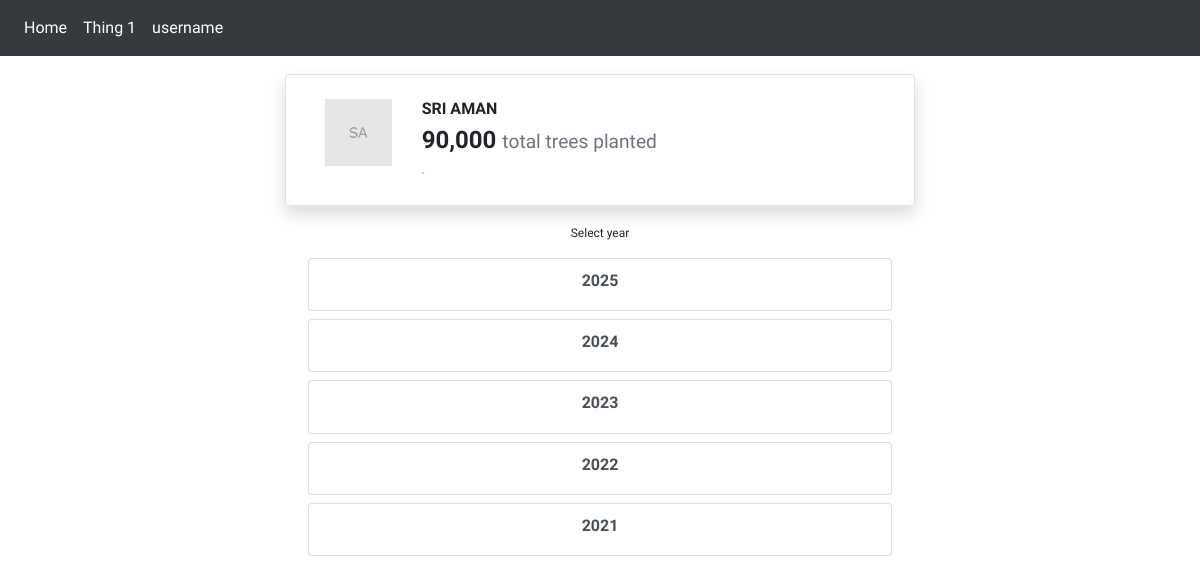
The page /sri_aman_index/ on the database as committed earlier.
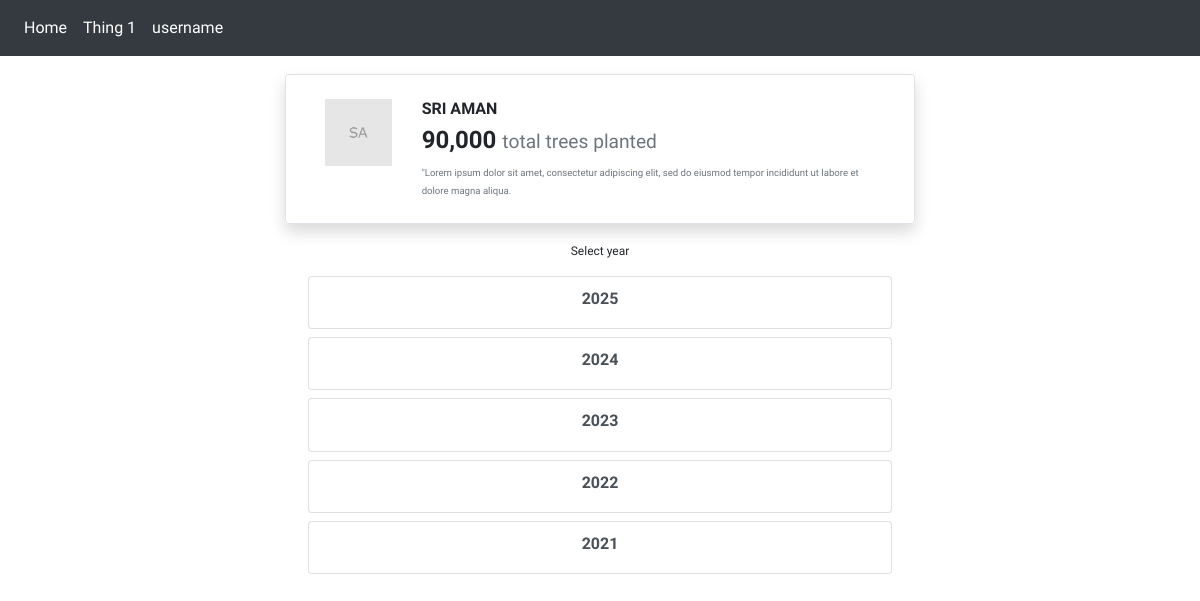
The same page on the database as committed later.
### figure/models.py (models this page shows, shortened)
class FigureByDivision(models.Model):
	division_name = models.CharField(max_length=20, choices=DIVISION_CHOICES, default='KUCHING')
	division_total_trees = models.IntegerField()
	division_description = models.TextField(null=True)
	division_img = models.ImageField('Division Image', null=True, upload_to='division_img/')
	class Meta:
		ordering = ['-division_total_trees']

### figure/views.py (the view)
# urls.py: path('sri_aman_index/', sri_aman_index_view, name='sri_aman_index'),
def sri_aman_index_view(request):
	sa_fd = fd_queryset.filter(division_name__icontains='Sri Aman')
	return render(request, 'figure/sri_aman_index.html',{'sa_fd':sa_fd})

### figure/templates/figure/sri_aman_index.html (shortened to what this page needs)
{% extends 'base.html' %}
{% block content %}
<br>
<div class="custom-div">
	{% for fd in sa_fd %}
	<div class="row border rounded shadow p-4">
		<div class="col-2">
			<img class="w-100" src="{{ fd.division_img.url }}">
		</div>
		<div class="col-10">
			<h6>{{ fd.division_name }}</hh6>
			<h4>{{ fd.division_total_trees }} <small class="text-muted">total trees planted</small></h4>
			<small class="text-muted">{{ fd.division_description }}</small>
		</div>
	</div>
	{% endfor %}
	<br>
	<p class="text-center">Select year</p>
	<div class="list-group text-center m-2">
		<a class="list-group-item list-group-item-action flex-column align-items-start" href="{% url 'sri_aman_2025' %}">
			<h6 class="link-color">2025</h6>
		</a>
	</div>
	<div class="list-group text-center m-2">
		<a class="list-group-item list-group-item-action flex-column align-items-start" href="{% url 'sri_aman_2024' %}">
			<h6 class="link-color">2024</h6>
		</a>
	</div>
	<div class="list-group text-center m-2">
		<a class="list-group-item list-group-item-action flex-column align-items-start" href="{% url 'sri_aman_2023' %}">
			<h6 class="link-color">2023</h6>
		</a>
	</div>
	<div class="list-group text-center m-2">
		<a class="list-group-item list-group-item-action flex-column align-items-start" href="{% url 'sri_aman_2022' %}">
			<h6 class="link-color">2022</h6>
		</a>
	</div>
	<div class="list-group text-center m-2">
		<a class="list-group-item list-group-item-action flex-column align-items-start" href="{% url 'sri_aman_2021' %}">
			<h6 class="link-color">2021</h6>
		</a>
	</div>
</div>
{% endblock %}

Rows that differ between the two databases and show on the page:
changed FigureByDivision "SRI AMAN": division_description "-" → "\"Lorem ipsum dolor sit amet, consectetur adipiscing elit, sed do eiusmod tempor incididunt ut labore et dolore magna aliqua."
